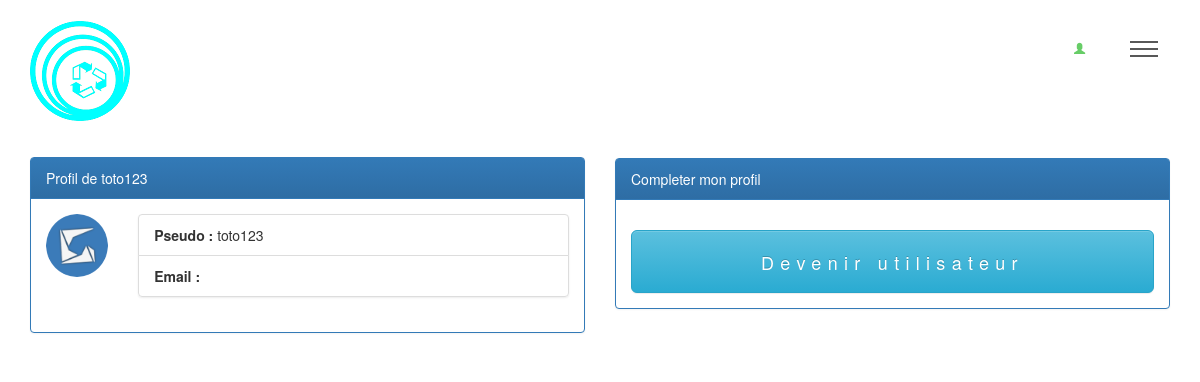
/profil.php?id=8 (signed in), run on an earlier commit of the app's database.
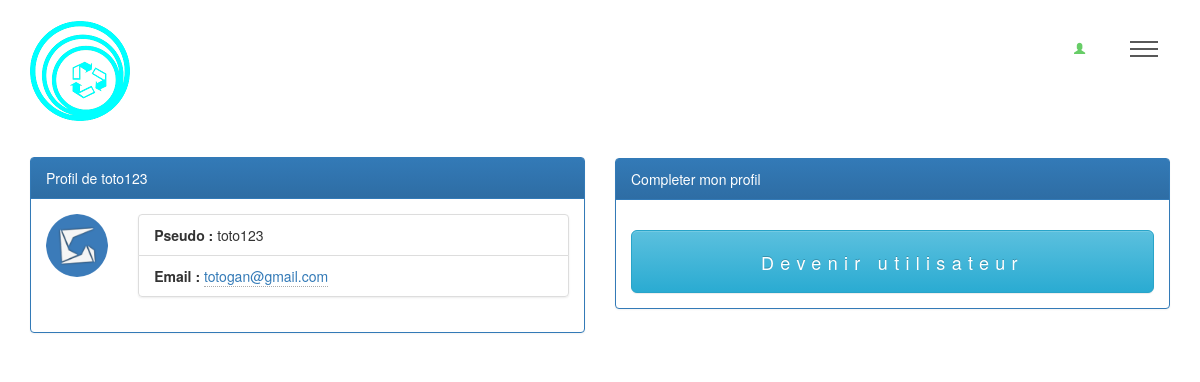
And on a later commit of the database.
### tables this page shows
CREATE TABLE `utilisateur` (
  `id` int(11) NOT NULL,
  `U_num` varchar(5) NOT NULL,
  `nom` varchar(60) NOT NULL,
  `prenom` varchar(50) NOT NULL,
  `pseudo` varchar(25) NOT NULL,
  `mdp` varchar(50) NOT NULL,
  `email` varchar(255) DEFAULT NULL,
  `telephone` varchar(12) NOT NULL,
  `sexe` varchar(10) NOT NULL,
  `quartier` varchar(100) NOT NULL,
  `date_inscription` datetime NOT NULL DEFAULT CURRENT_TIMESTAMP ON UPDATE CURRENT_TIMESTAMP,
  `nb_kit` int(11) NOT NULL DEFAULT '0',
  `isUser` int(1) NOT NULL DEFAULT '0'
);

### profil.php (called while the page is built, shortened)
<?php
  require 'config/database.php';
  require 'includes/fonctions.php';
  if(!empty($_GET['id']) && $_GET['id'] >0 ){
    $user = find_user_by_id($_GET['id']);
  }
  include 'views/profil.view.php';
?>

### includes/fonctions.php (called while the page is built, shortened)
<?php
    require 'config/database.php';
    if(!function_exists('not_empty')){
      function not_empty($fields = []){
         if(count($fields) != 0){
            foreach ($fields as $field) {
               if(empty($_POST[$field]) || trim($_POST[$field]) == ""){
                  return false;
              }
          }
          return true;
      }
    }
    }
    if(!function_exists('find_user_by_id')){
      function find_user_by_id($id){
         global $db;
         $q = $db->prepare("SELECT * FROM utilisateur WHERE id = ? ");
         $q->execute([$id]);
         $data = current($q->fetchAll(PDO::FETCH_OBJ));
         return $data;
     }
    }
    if(!function_exists('isUser')){
        function isUser(){
            global $db;
            $q = $db->prepare("SELECT quartier FROM utilisateur WHERE id = ?");
            $q->execute(array($_SESSION['id']));
            $user = $q->fetch();
            if(mb_strlen($user['quartier']) == 0){
                return false;
            }
            return true;
        }
    }

### views/profil.view.php (the view, shortened to what this page needs)
<!DOCTYPE HTML>
<html>
<head>
  <link rel="stylesheet" href="assets/css/main.css" />
  <link rel="stylesheet" href="css/main.css" />
  <link rel="stylesheet" href="style.css">
  <link rel="stylesheet" href="https://unpkg.com/leaflet@1.0.1/dist/leaflet.css" />
  <link rel="stylesheet" href="bootstrap/css/bootstrap.min.css">
  <link rel="stylesheet"  href="bootstrap/css/bootstrap-theme.min.css">
  <link rel="stylesheet" type="text/css" href="css/parsley.css">
</head>
<body>
  <header id="header">
    <div class="container">
     <a href="index.php" class="logo">
       <img src="scope.png" alt="" />
     </a>
     <nav>
      <ul>
        <li style="margin-right:10px;"><a href="logout.php" class="btn btn-lg"><span style="color:#67cd67;" class="glyphicon glyphicon-user"></span></a></li>
        <li><a href="#menu">Menu</a></li>
      </ul>
    </nav>
  </div>
</header>
<div class="container">
  <?php if(!not_empty(['nom', 'prenom', 'sexe', 'quartier']) && !isUser()): ?>
    <div class="row">
      <div class="col-md-6 col-xs-12">
        <div class="panel panel-primary">
          <div class="panel-heading">Profil de <?= $user->pseudo ?></div>
          <div class="panel-body">
            <div class="row">
              <div class="col-xs-2">
                <a href="" ><img src="img/avatar.png" title="Changer de photo de profil" alt="Image de profil de <?= $user->pseudo ?>" class="img-circle img-responsive"></a>
              </div>
              <div class="col-xs-10">
                <ul class="list-group">
                  <li class="list-group-item"><b>Pseudo : </b><?= $user->pseudo ?></li>
                  <li class="list-group-item"><b>Email : </b><a href="mailto:<?= $user->email ?>"><?= $user->email ?></a></li>
                </ul>
              </div>
            </div>
          </div>
        </div>
      </div>
      <?php  require 'includes/fonctions.php'; ?>
      <div class="col-md-3"><?php include 'devenirUser.php';?></div>
      <?php if(!not_empty(['nom', 'prenom', 'sexe', 'quartier']) && !isUser()): ?>
        <div class="col-md-6 col-xs-12">
          <div class="panel panel-primary">
            <div class="panel-heading">Completer mon profil</div>
            <div class="panel-body">
              <button type="button" class="btn btn-info btn-lg boutton btn-block "  data-toggle="modal" data-target="#myModal">Devenir utilisateur</button>
            </div>
          </div>
        </div>
      </div>
    <?php endif; ?>
  <?php endif; ?>
</body>
</html>

### css/main.css (style rules this page uses)
#header .logo { text-transform: none; }
#header { padding: 1.5em 0 0.1em 0; }

### style.css (style rules this page uses)
.boutton { margin-top: 15px; }

What changed in the data, as far as the page shows it:
changed utilisateur "toto123": email (not shown) → "totogan@gmail.com"
